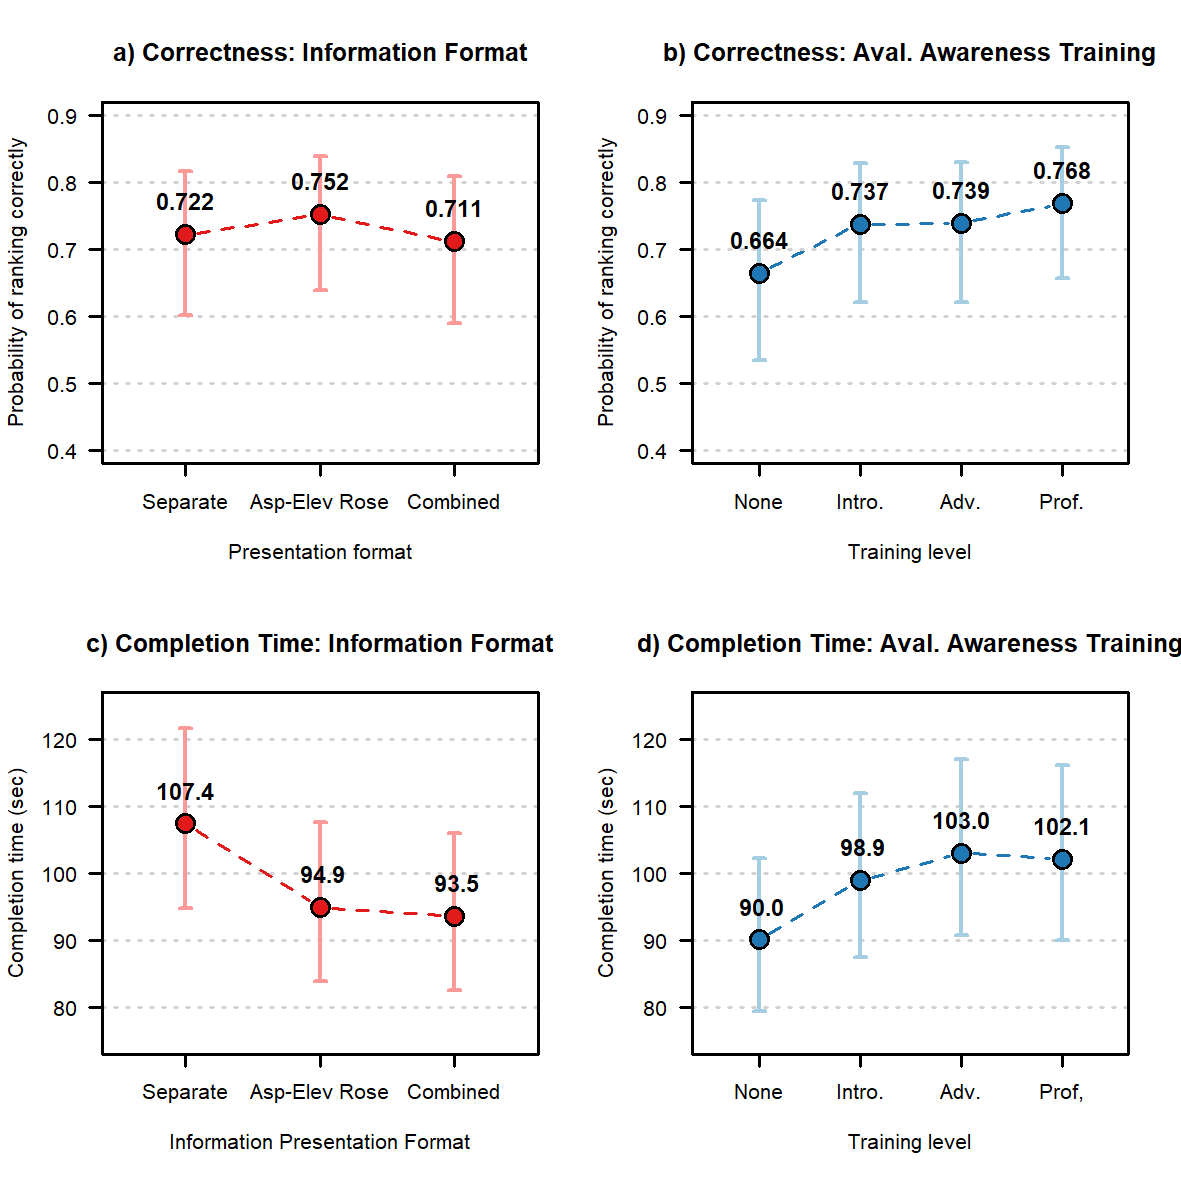

R code for this plot:
## *********************************************
## ** FIG. 5: CORRECTNESS AND COMPLETION TIME **
## *********************************************
##
## Fisher, Haegeli and Mair: 
## Impact of information presentation on interpretability of spatial
## hazard information: Lessons from a study in avalanche safety
## Oct. 1, 2021


## Get data
load("EffPlotData_Corr.RData")
load("EffPlotData_Dur.RData")

## Opening pn file
# png(filename = "Fig05.png", width = 800, height = 800)
png(filename = "Fig05_CorrectnessCompletionTime.png", width = 10, height = 10, units = "cm", res = 300, pointsize = 6)

par(mfrow=c(2,2))

## General settings
pts.cex <- 2
lbl.cex <- 1.1
ci.lwd <- 1.5
ci.length <- 0.02

## Color
ColFormat1 <- "#e31a1c"
ColFormat2 <- "#fb9a99"
ColTrain1 <- "#1f78b4"
ColTrain2 <- "#a6cee3"

## Top-left panel
plot(EffPlotData_CorrFormat$prob, ylim = c(0.4, 0.9), xlim = c(0.5, 3.5), xlab = "Presentation format", xaxt='n', 
     col = ColFormat1, type = "b", ylab = "Probability of ranking correctly", las = 1, lty = 2)
axis(1, at = c(1:3), labels= c("Separate", "Asp-Elev Rose", "Combined"))
grid(nx = NA, ny = NULL)
box()
arrows(c(1:3), EffPlotData_CorrFormat$lower.CL, c(1:3), EffPlotData_CorrFormat$upper.CL, angle = 90, code = 3, 
       lwd = ci.lwd, col = ColFormat2, length = ci.length)
title(main = "a) Correctness: Information Format")
points(c(1:3), EffPlotData_CorrFormat$prob, pch = 21, cex = pts.cex, bg = ColFormat1)
text(c(1:3), EffPlotData_CorrFormat$prob, labels = format(round(EffPlotData_CorrFormat$prob, 3), nsmall = 3), 
     adj = 0.5, pos = 3, offset = 1, cex = lbl.cex, font = 2) 


## Top right panel
plot(EffPlotData_CorrTrain$prob, ylim = c(0.4, 0.9), xlim = c(0.5, 4.5), xlab = "Training level", xaxt='n', 
     col = ColTrain1, type = "b", ylab = "Probability of ranking correctly", las = 1, lty = 2)
axis(1, at = c(1:4), labels= c("None", "Intro.", "Adv.", "Prof."))
grid(nx = NA, ny = NULL)
box()
arrows(c(1:4), EffPlotData_CorrTrain$lower.CL, c(1:4), EffPlotData_CorrTrain$upper.CL, angle = 90, code = 3, 
       lwd = ci.lwd, col = ColTrain2, length = ci.length)
title(main = "b) Correctness: Aval. Awareness Training")
points(c(1:4), EffPlotData_CorrTrain$prob, pch = 21, cex = pts.cex, bg = ColTrain1)
text(c(1:4), EffPlotData_CorrTrain$prob, labels = format(round(EffPlotData_CorrTrain$prob, 3), nsmall = 3), 
     adj = 0.5, pos = 3, offset = 1, cex = lbl.cex, font = 2) 



## Bottom left panel
plot(EffPlotData_DurFormat$response, ylim = c(75, 125), xlim = c(0.5, 3.5), xlab = "Information Presentation Format", xaxt='n', 
     col = ColFormat1, type = "b", ylab = "Completion time (sec)", las = 1, lty = 2)
axis(1, at = c(1:3), labels= c("Separate", "Asp-Elev Rose", "Combined"))
grid(nx = NA, ny = NULL)
box()
arrows(c(1:3), EffPlotData_DurFormat$lower.CL, c(1:3), EffPlotData_DurFormat$upper.CL, angle = 90, code = 3, 
       lwd = ci.lwd, col = ColFormat2, length = ci.length)
title(main = "c) Completion Time: Information Format")
points(c(1:3), EffPlotData_DurFormat$response, pch = 21, cex = pts.cex, bg = ColFormat1)
text(c(1:3), EffPlotData_DurFormat$response, labels = format(round(EffPlotData_DurFormat$response, 1), nsmall = 1), 
     adj = 0.5, pos = 3, offset = 1, cex = lbl.cex, font = 2) 


## Bottom right panel 
plot(EffPlotData_DurTrain$response, ylim = c(75, 125), xlim = c(0.5, 4.5), xlab = "Training level", xaxt='n', 
     col = ColTrain1, type = "b", ylab = "Completion time (sec)", las = 1, lty = 2)
axis(1, at = c(1:4), labels= c("None", "Intro.", "Adv.", "Prof,"))
grid(nx = NA, ny = NULL)
box()
arrows(c(1:4), EffPlotData_DurTrain$lower.CL, c(1:4), EffPlotData_DurTrain$upper.CL, angle = 90, code = 3, 
       lwd = ci.lwd, col = ColTrain2, length = ci.length)
title(main = "d) Completion Time: Aval. Awareness Training")
points(c(1:4), EffPlotData_DurTrain$response, pch = 21, cex = pts.cex, bg = ColTrain1)
text(c(1:4), EffPlotData_DurTrain$response, labels = format(round(EffPlotData_DurTrain$response, 1), nsmall = 1), 
     adj = 0.5, pos = 3, offset = 1, cex = lbl.cex, font = 2) 

## Closing PNG file
dev.off()
